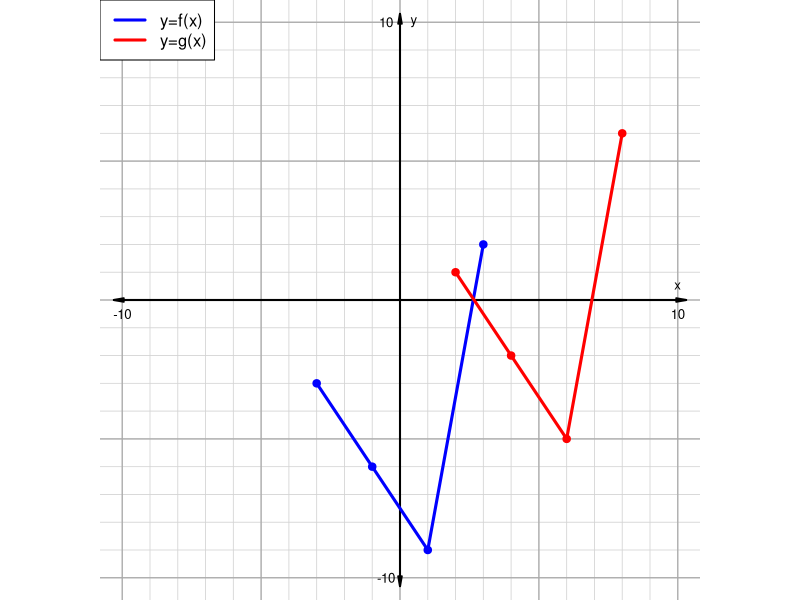
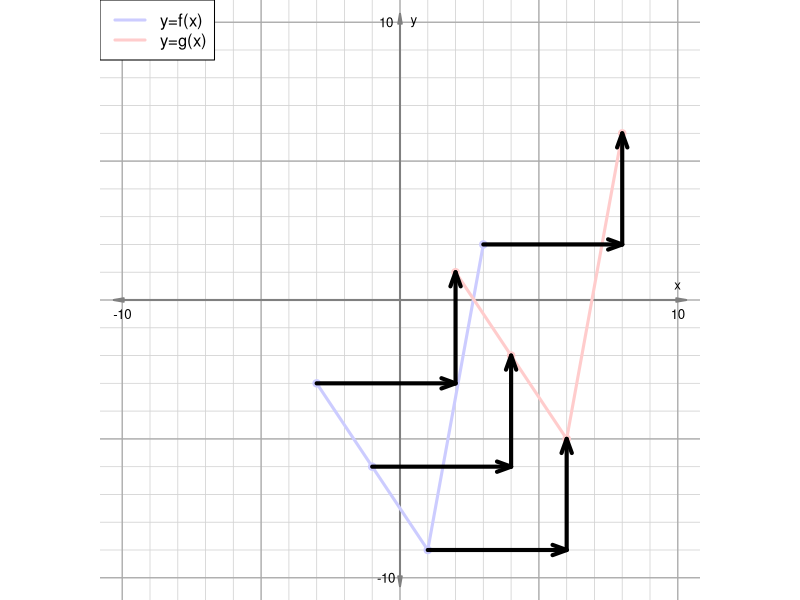

Reproduce these figures in R, in order.
## ---- chunk 1

while(T){
    x = sort(sample(-9:9,4))
    y = sample(-9:9,4)
    
    hk = sample(2:9,2)*sample(c(-1,1),2,T)
    h = hk[1]
    k = hk[2]
    x2 = x+h
    y2 = y+k
    if(max(abs(c(x2,y2)))<10){break}
}

ans = paste0("g(x)~=~f(x+",-h,")+",k,collapse="")
ans = gsub("+-","-",ans,fixed=T)

ach = character()
for(i in c(-1,1)){
    for(j in c(-1,1)){
        pans = paste0("g(x)~=~f(x+",h*i,")+",k*j,collapse="")
        pans = gsub("+-","-",pans,fixed=T)
        ach = c(ach,pans)
    }
}
for(i in c(-1,1)){
    for(j in c(-1,1)){
        pans = paste0("g(x)~=~f(x+",k*i,")+",h*j,collapse="")
        pans = gsub("+-","-",pans,fixed=T)
        ach = c(ach,pans)
    }
}
ach = sort(ach)
al = paste0("* $",ach,"$",collapse="\n")

sol = paste0(1*(ach==ans),collapse="")

if(h>0){
    lr = "right"
} else {
    lr = "left"
}

if(k>0){
    ud = "up"
} else {
    ud = "down"
}


## ---- chunk 2
par(mar=c(0,0,0,0),pty="s")
plot(0,0,"n",xlim=c(-10,10),ylim=c(-10,10),axes=F,ann=F)
for(i in -10:10){
    abline(h=i,col="lightgrey",lwd=0.8)
    abline(v=i,col="lightgrey",lwd=0.8)
}
for(i in seq(-10,10,5)){
    abline(h=i,col="darkgrey",lwd=1.2)
    abline(v=i,col="darkgrey",lwd=1.2)
}
arrows(-10.3,0,10.3,0,0.1,10,3,lwd=2)
arrows(0,-10.3,0,10.3,0.1,10,3,lwd=2)
lines(x,y,col="blue",lwd=3)
points(x,y,col="blue",pch=20,cex=1.5)
lines(x2,y2,col="red",lwd=3)
points(x2,y2,col="red",pch=20,cex=1.5)
text(10,-0.5,10,cex=0.8)
text(-10,-0.5,-10,cex=0.8)
text(-0.5,10,10,cex=0.8)
text(-0.5,-10,-10,cex=0.8)
text(10,0.5,"x",cex=0.8)
text(0.5,10,"y",cex=0.8)

xxx = c(x,x2)
yyy = c(y,y2)

adtl = min((xxx+10)^2+(yyy-10)^2)
adtr = min((xxx-10)^2+(yyy-10)^2)
adbl = min((xxx+10)^2+(yyy+10)^2)
adbr = min((xxx-10)^2+(yyy+10)^2)
ads = c(adtl,adtr,adbl,adbr)
iii = min(which(ads==max(ads)))

if(iii==1){
    legend("topleft",c("y=f(x)","y=g(x)"),col=c("blue","red"),lwd=c(3,3))
} else if(iii==2){
    legend("topright",c("y=f(x)","y=g(x)"),col=c("blue","red"),lwd=c(3,3))
} else if(iii==3){
    legend("bottomleft",c("y=f(x)","y=g(x)"),col=c("blue","red"),lwd=c(3,3))
} else if(iii==4){
    legend("bottomright",c("y=f(x)","y=g(x)"),col=c("blue","red"),lwd=c(3,3))
}

## ---- chunk 3

col1 = rgb(0.8,0.8,1)
col2 = rgb(1,0.8,0.8)

par(mar=c(0,0,0,0),pty="s")
plot(0,0,"n",xlim=c(-10,10),ylim=c(-10,10),axes=F,ann=F)
for(i in -10:10){
    abline(h=i,col="lightgrey",lwd=0.8)
    abline(v=i,col="lightgrey",lwd=0.8)
}
for(i in seq(-10,10,5)){
    abline(h=i,col="darkgrey",lwd=1.2)
    abline(v=i,col="darkgrey",lwd=1.2)
}
arrows(-10.3,0,10.3,0,0.1,10,3,lwd=2,col=rgb(0.5,0.5,0.5))
arrows(0,-10.3,0,10.3,0.1,10,3,lwd=2,col=rgb(0.5,0.5,0.5))
lines(x,y,col=col1,lwd=3)
points(x,y,col=col1,pch=20,cex=1.5)
lines(x2,y2,col=col2,lwd=3)
points(x2,y2,col=col2,pch=20,cex=1.5)
text(10,-0.5,10,cex=0.8)
text(-10,-0.5,-10,cex=0.8)
text(-0.5,10,10,cex=0.8)
text(-0.5,-10,-10,cex=0.8)
text(10,0.5,"x",cex=0.8)
text(0.5,10,"y",cex=0.8)

xxx = c(x,x2)
yyy = c(y,y2)

adtl = min((xxx+10)^2+(yyy-10)^2)
adtr = min((xxx-10)^2+(yyy-10)^2)
adbl = min((xxx+10)^2+(yyy+10)^2)
adbr = min((xxx-10)^2+(yyy+10)^2)
ads = c(adtl,adtr,adbl,adbr)
iii = min(which(ads==max(ads)))

if(iii==1){
    legend("topleft",c("y=f(x)","y=g(x)"),col=c(col1,col2),lwd=c(3,3))
} else if(iii==2){
    legend("topright",c("y=f(x)","y=g(x)"),col=c(col1,col2),lwd=c(3,3))
} else if(iii==3){
    legend("bottomleft",c("y=f(x)","y=g(x)"),col=c(col1,col2),lwd=c(3,3))
} else if(iii==4){
    legend("bottomright",c("y=f(x)","y=g(x)"),col=c(col1,col2),lwd=c(3,3))
}


for(j in 1:4){
    arrows(x[j],y[j],x2[j],y[j],lwd=4,length=0.15,angle=20,2)
    arrows(x2[j],y[j],x2[j],y2[j],lwd=4,length=0.15,angle=20,2)
}
